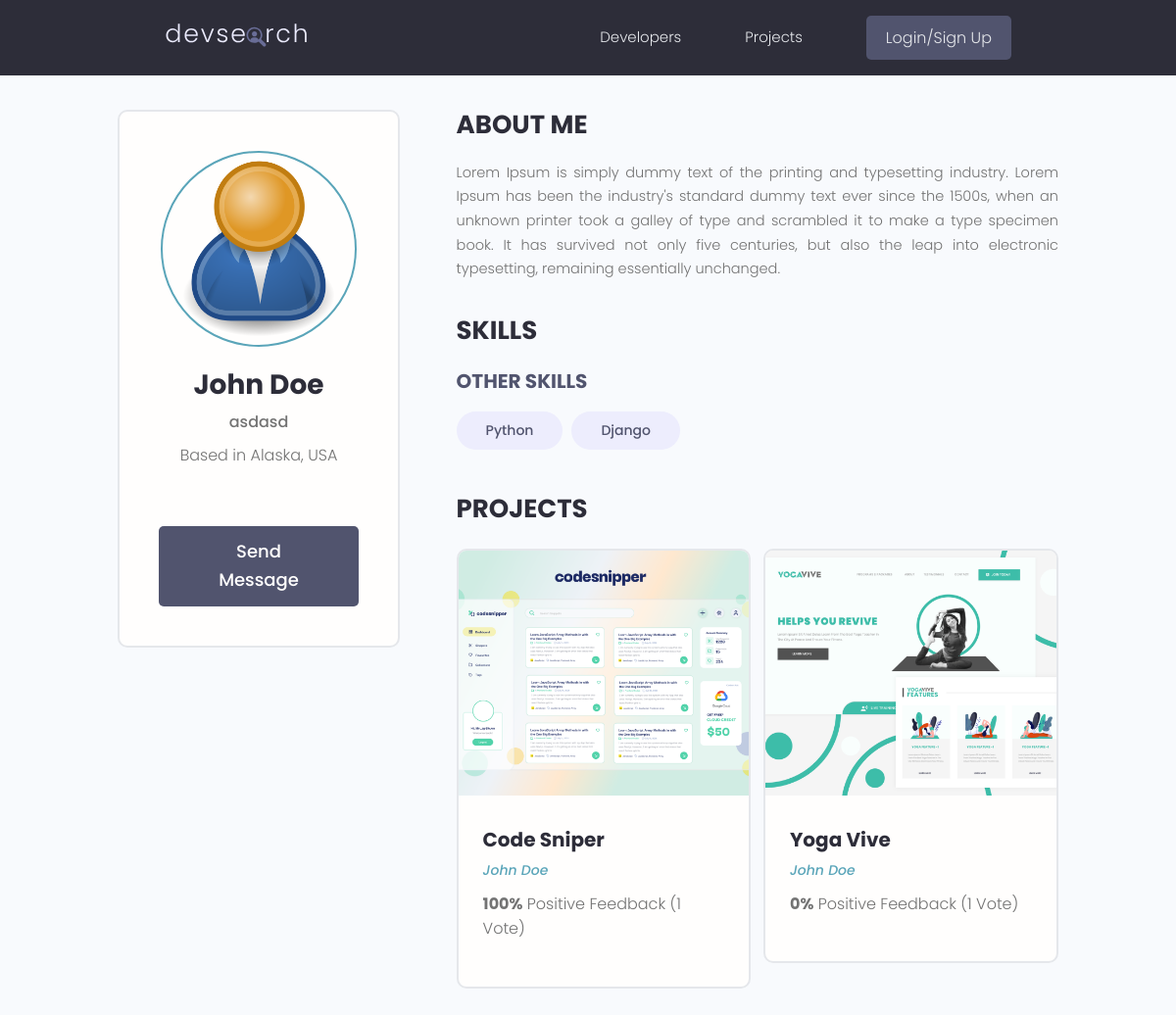
The page /profile/f7c4d49f-15c4-4228-b20b-6c295e734c3e/ on the database its author committed.
### usersApp/models.py (models this page shows, shortened)
class Profile(models.Model):
    user = models.OneToOneField(User, on_delete=models.CASCADE, null=True, blank=True)
    name = models.CharField(max_length=200, blank=True, null=True)
    email = models.EmailField(max_length=500, blank=True, null=True)
    username = models.CharField(max_length=200, blank=True, null=True)
    location = models.CharField(max_length=200, blank=True, null=True)
    short_intro = models.CharField(max_length=200, blank=True, null=True)
    bio = models.TextField(blank=True, null=True)
    profile_image = models.ImageField(blank=True, null=True, upload_to="profiles/",
                                      default="profiles/user-default.png") # This will go in static/images folder and then in profiles folder and upload my pictures here. Again - we are uploading to the profiles folder and also getting the defualt from the profiles folder
    social_github = models.CharField(max_length=200, blank=True, null=True)
    social_twitter = models.CharField(max_length=200, blank=True, null=True)
    social_linkedin = models.CharField(max_length=200, blank=True, null=True)
    social_youtube = models.CharField(max_length=200, blank=True, null=True)
    social_website = models.CharField(max_length=200, blank=True, null=True)
    created = models.DateTimeField(auto_now_add=True)
    id = models.UUIDField(default=uuid.uuid4, unique=True, primary_key=True, editable=False)
    class Meta:
        ordering = ['created']
    @property
    def imageURL(self):
        try:
            url = self.profile_image.url
        except:
            url = ''
        return url

class Skill(models.Model):
    owner = models.ForeignKey(Profile, on_delete=models.CASCADE, null=True, blank=True) # A user / profile can have many skills
    name = models.CharField(max_length=200, null=True, blank=True)
    description = models.TextField(null=True, blank=True)
    created = models.DateTimeField(auto_now_add=True)
    id = models.UUIDField(default=uuid.uuid4, unique=True, primary_key=True, editable=False)

### projectsApp/models.py (models this page shows, shortened)
class Project(models.Model):
    owner = models.ForeignKey(Profile, null=True, blank=True, on_delete=models.CASCADE) # We want to connect a project to a specific user profile - many-to-one relationship
    title = models.CharField(max_length=200)   # By default null=False - required to enter data in this field (for the database)
    description = models.TextField(null=True, blank=True)  # Does NOT require to enter data in this field! blank is the same but for django form to be submitted! We can submit a form without adding this!
    featured_image = models.ImageField(null=True, blank=True, default="default.jpg") # B/c its in "images" folder no need to specify path, otherwise path needed
    demo_link = models.CharField(max_length=2000, null=True, blank=True)
    source_link = models.CharField(max_length=2000, null=True, blank=True)
    tags = models.ManyToManyField('Tag', blank=True)  # The tag can be connected to many models
    vote_total = models.IntegerField(default=0, null=True, blank=True)
    vote_ratio = models.IntegerField(default=0, null=True, blank=True)
    created = models.DateTimeField(auto_now_add=True)
    id = models.UUIDField(default=uuid.uuid4, unique=True, primary_key=True, editable=False)
    class Meta:
        ordering = ['-vote_ratio', '-vote_total', 'title']
    @property
    def imageURL(self):
        try:
            url = self.featured_image.url
        except:
            url = ''
        return url
    '''
    Anytime we trigger this method here we are going to calculate all this, get all these values
    and then simply update the instance of it in the database and save it.
    '''

### usersApp/views.py (the view)
# urls.py: path('profile/<str:pk>/', views.userProfile, name="user-profile"),
def userProfile(request, pk):
    profile = Profile.objects.get(id=pk)
    skills_with_description =  profile.skill_set.exclude(description__exact="") # child model - profile.skill_set + if the skill does not have a description exclude it / filter it out!
    skills_no_description = profile.skill_set.filter(description="") # Every skill that has an empty string for the description, give it back!
    context = {'profile':profile, 'topSkills': skills_with_description, 'otherSkills': skills_no_description}
    return render(request, 'usersApp/user-profile.html', context)

### usersApp/templates/usersApp/user-profile.html (shortened to what this page needs)
{% extends 'main.html' %}
{% block content %}
  <main class="profile my-md">
    <div class="container">
      <div class="layout">
        <div class="column column--1of3">
          <div class="card text-center">
            <div class="card__body dev">
              <img class="avatar avatar--xl" src="{{profile.imageURL}}" />
              <h2 class="dev__name">{{profile.name}}</h2>
              <p class="dev__title">{{profile.short_intro}}</p>
              <p class="dev__location">Based in {{profile.location}}</p>
              {% if request.user.profile.id != profile.id %}
              <a href="{%url 'create-message' profile.id %}" class="btn btn--sub btn--lg">Send Message</a>
              {% endif %}
            </div>
          </div>
        </div>
        <div class="column column--2of3">
          <div class="devInfo">
            <h3 class="devInfo__title">About Me</h3>
            <p class="devInfo__about">{{profile.bio}}</p>
          </div>
          <div class="devInfo">
            <h3 class="devInfo__title">Skills</h3>
            <div class="devInfo__skills">
              <h3 class="devInfo__subtitle">Other Skills</h3>
              <div class="devInfo__otherSkills">
                {% for skill in otherSkills %}
                <span class="tag tag--pill tag--sub tag--lg">
                  <small>{{skill.name}}</small>
                </span>
                {% endfor %}
              </div>
            </div>
          </div>
          <div class="devInfo">
            <h3 class="devInfo__title">Projects</h3>
            <div class="grid grid--two">
              {% for project in profile.project_set.all %}
              <div class="column">
                <div class="card project">
                  <a href="{% url 'project' project.id %}" class="project">
                    <img class="project__thumbnail" src="{{project.imageURL}}" alt="project thumbnail" />
                    <div class="card__body">
                      <h3 class="project__title">{{project.title}}</h3>
                      <p><a class="project__author" href="{% url 'user-profile' project.owner.id %}">{{project.owner.name}}</a></p>
                      <p class="project--rating">
                        <span style="font-weight: bold;">{{project.vote_ratio}}%</span> Positive
                        Feedback ({{project.vote_total}} Vote{{project.vote_total|pluralize:"s"}})
                      </p>
                    </div>
                  </a>
                </div>
              </div>
              {% endfor %}
            </div>
          </div>
        </div>
      </div>
    </div>
  </main>
{% endblock content %}

### static/styles/app.css (style rules this page uses)
:root { --color-sub: #2d2d39; }
.btn--sub { background-color: var(--color-sub-light); }
.card { border: 2px solid var(--color-light); }
img { width: 100%; }
.profile .card > .dev { padding: 4rem; }
.dev__name { color: var(--color-sub); font-size: 2.8rem; font-weight: 700; margin-top: 1rem; margin-bottom: 0.5rem; }
.dev__title { font-size: 1.6rem; font-weight: 500; line-height: 1.3; }
.dev__location { margin-top: 1rem; }
.devInfo { margin-bottom: 3rem; }
.devInfo__title, .devInfo__subtitle { font-size: 2.6rem; color: var(--color-sub); text-transform: uppercase; font-weight: 700; margin-bottom: 1.5rem; }
.devInfo__subtitle { font-size: 2rem; color: var(--color-sub-light); }
.devInfo__about, .devSkill__info { font-size: 1.45rem; line-height: 1.7; text-align: justify; }
.project__author { font-size: 1.4rem; font-style: italic; }
.project--rating { margin-bottom: 1.6em; margin-top: .5em; }
.project__thumbnail { height: 25rem; object-fit: cover; object-position: top center; }
.project__title { font-size: 2rem; font-weight: 700; color: var(--color-sub); }

### static/uikit/styles/modules/_variables.css (style rules this page uses)
:root { --color-main: #5aa5b9; --color-main-light: #e6faff; --color-sub: #3f4156; --color-sub-light: #51546e; --color-sub-lighter: #ededfd; --color-text: #737373; --color-gray: #8b8b8b; --color-light: #e5e7eb; --color-light-gray: #767676; --color-bg: #f8fafd; --color-white: #fffefd; --color-white-light: #f3f3f3; --color-success: #359e64; --color-success-bg: #def8e8; --color-error: #fc4b0b; --color-error-bg: #fff2ee; --font-base: 'Poppins', arial, helvetica, 'Segoe UI', roboto, ubuntu, sans-serif; --font-monospace: 'Fira Code', 'Courier New', courier, monospace; --font-regular: 300; --font-medium: 500; --font-bold: 700; --generic-shadow: 1px 1px 5px #00000010; --generic-transition: all 0.3s ease-in-out; }

### static/uikit/styles/modules/_base.css (style rules this page uses)
* { margin: 0; padding: 0; box-sizing: border-box; text-rendering: optimizeLegibility; color: inherit; font-size: inherit; }
html { font-size: 50%; }
@media only screen and (min-width: 480px) { html { font-size: 56.25%; } }
@media only screen and (min-width: 1200px) { html { font-size: 62.5%; } }
body { line-height: 1.6; font-weight: 400; font-size: 1.5rem; color: var(--color-text); background-color: var(--color-bg); min-height: 100vh; }

### static/uikit/styles/modules/_typography.css (style rules this page uses)
* { font-family: var(--font-base); }
h2 { font-size: 3.6rem; font-weight: var(--font-bold); }
h3 { font-size: 3.2rem; font-weight: var(--font-medium); }
p, span, strong { font-size: 1.6rem; color: var(--color-text); font-weight: var(--font-regular); }
a { padding-bottom: 2px; text-decoration: none; display: inline-block; color: var(--color-main); font-weight: var(--font-medium); }

### static/uikit/styles/modules/_utilities.css (style rules this page uses)
.container { width: 92%; max-width: 165rem; margin: 0 auto; box-sizing: border-box; }
@media screen and (min-width: 1000px) { .container { width: 90%; } }
@media screen and (min-width: 1200px) { .container { width: 80%; } }
.text-center { text-align: center; }
.my-md { margin: 3rem auto; }

### static/uikit/styles/modules/_avatar.css (style rules this page uses)
.avatar { border-radius: 50%; border: 2px solid var(--color-main); object-fit: cover; }
.avatar--xl { height: 20rem; width: 20rem; }

### static/uikit/styles/modules/_button.css (style rules this page uses)
.btn { display: inline-block; position: relative; cursor: pointer; background-color: var(--color-light); font-weight: var(--font-medium); color: var(--color-sub); text-decoration: none; padding: 1rem 2rem; border-radius: 0.5rem; border: none; width: -webkit-fit-content; width: -moz-fit-content; width: fit-content; height: -webkit-fit-content; height: -moz-fit-content; height: fit-content; font-size: 1.6rem; outline-width: 0; outline-color: transparent; -webkit-backface-visibility: hidden; backface-visibility: hidden; transition: all 0.3s ease-in-out; }
.btn--sub { background-color: var(--color-sub); color: var(--color-white); }
.btn--lg { font-size: 1.8rem; padding: 1.2rem 4.5rem; }

### static/uikit/styles/modules/_card.css (style rules this page uses)
.card { border-radius: 1rem; background-color: var(--color-white); border: 1.5px solid var(--color-light); width: auto; height: auto; margin-top: 0.5rem; margin-bottom: 0.5rem; overflow: hidden; }
.card__body, .card__header { padding: 2rem 2.5rem; }

### static/uikit/styles/modules/_grid.css (style rules this page uses)
.grid { display: flex; flex-wrap: wrap; justify-content: flex-start; align-items: stretch; }
.grid > .column { min-width: 28rem; margin-bottom: 2.5rem; }
.grid--two > .column { flex-basis: 100%; }
@media screen and (min-width: 800px) { .grid--two { margin-right: -2%; } }
@media screen and (min-width: 800px) { .grid--two > .column { margin-right: 2%; } }
@media screen and (min-width: 800px) { .grid--two > .column { flex-basis: 48%; } }

### rows shown on the page
Profile: imageURL (placeholder picture), name "John Doe", short_intro "asdasd", location "Alaska, USA", bio "Lorem Ipsum is simply dummy text of the printing and typesetting industry. Lorem Ipsum has been the industry's standard dummy text ever since the 1500s, when an unknown printer took a galley of type and scrambled it to make a type specimen book. It has survived not only five centuries, but also the leap into electronic typesetting, remaining essentially unchanged."
Skill: name "Python"
Skill: name "Django"
Project: imageURL (picture), title "Code Sniper", owner.name "John Doe", vote_ratio "100", vote_total "1"
Project: imageURL (picture), title "Yoga Vive", owner.name "John Doe", vote_ratio "0", vote_total "1"
